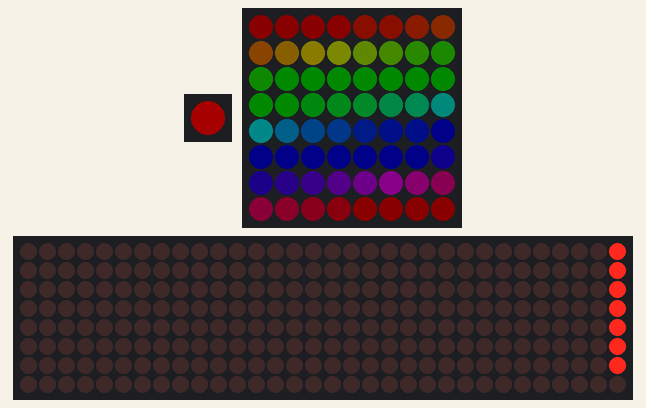
Recording of a program running on a simulated ESP32-S3. Shown: 1 RGB LEDs in strip order, left to right, 8×8 RGB LED matrix (first LED top left, wired row by row), 32×8 LED matrix. Dim RGB values are drawn brighter than linear.

Above: at 0.25 s.
At 9.27 s:
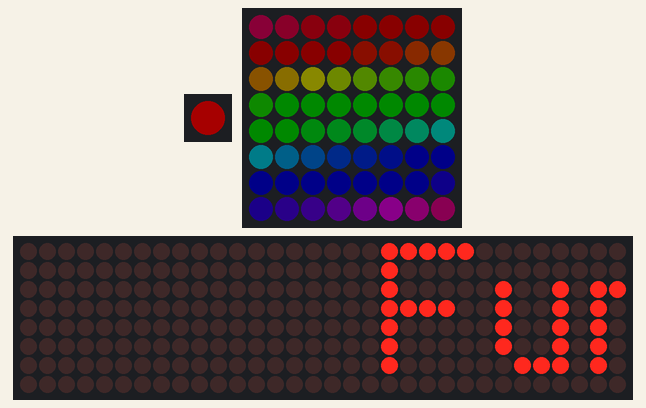
At 18.9 s:
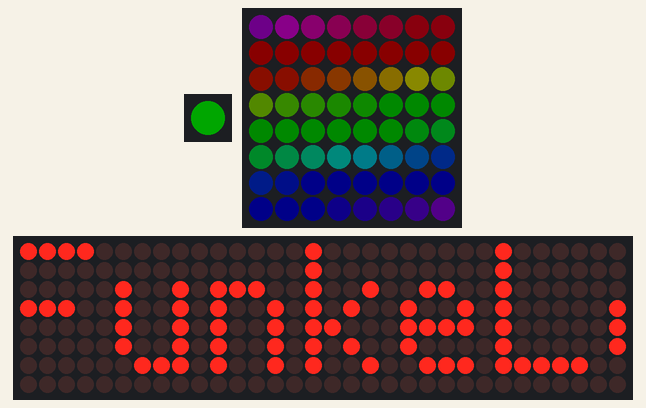
At 38.82 s:
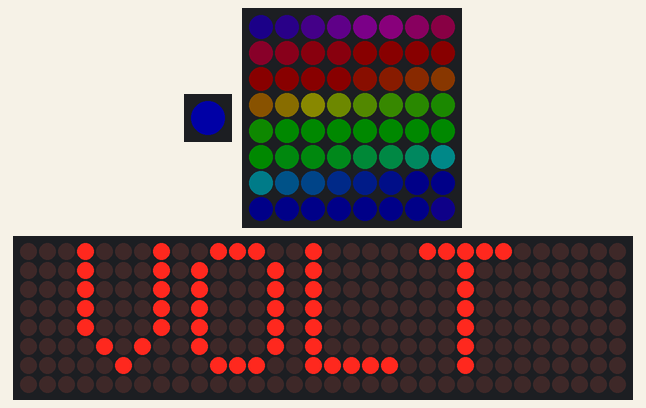
Timing chart, 0 to 40.0 s (numbered marks = the images above):
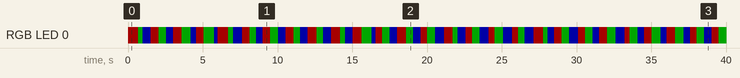

The program:

main.cpp
```cpp
#include <Arduino.h>
#include <Adafruit_NeoPixel.h>
#include <MD_MAX72xx.h>
#include <MD_Parola.h>

#ifndef MAX_DEVICES
#define MAX_DEVICES 4
#endif

#ifndef MAX7219_CLK_PIN
#define MAX7219_CLK_PIN 12
#endif

#ifndef MAX7219_CS_PIN
#define MAX7219_CS_PIN 10
#endif

#ifndef MAX7219_DIN_PIN
#define MAX7219_DIN_PIN 11
#endif

#ifndef ONBOARD_RGB_PIN
#define ONBOARD_RGB_PIN 48
#endif

#ifndef WS2812_MATRIX_PIN
#define WS2812_MATRIX_PIN 3
#endif

constexpr uint16_t ONBOARD_LED_STEP_MS = 500;
constexpr uint16_t WS2812_STEP_MS = 40;
constexpr uint8_t MATRIX_INTENSITY = 1;
constexpr uint16_t SCROLL_SPEED = 75;
constexpr uint16_t SCROLL_PAUSE = 0;
constexpr char SCROLL_TEXT[] = "FunkeLab x VOLT";
constexpr uint8_t WS2812_MATRIX_WIDTH = 8;
constexpr uint8_t WS2812_MATRIX_HEIGHT = 8;
constexpr uint16_t WS2812_PIXEL_COUNT =
    WS2812_MATRIX_WIDTH * WS2812_MATRIX_HEIGHT;

Adafruit_NeoPixel onboardLed(1, ONBOARD_RGB_PIN, NEO_GRB + NEO_KHZ800);
Adafruit_NeoPixel ws2812Matrix(WS2812_PIXEL_COUNT, WS2812_MATRIX_PIN,
                               NEO_GRB + NEO_KHZ800);

// FC16 is the common 4-in-1 MAX7219 32x8 matrix module layout.
MD_Parola matrixDisplay(MD_MAX72XX::FC16_HW, MAX7219_DIN_PIN, MAX7219_CLK_PIN,
                        MAX7219_CS_PIN, MAX_DEVICES);

const uint32_t LED_COLORS[] = {
    onboardLed.Color(255, 0, 0),
    onboardLed.Color(0, 255, 0),
    onboardLed.Color(0, 0, 255),
};

uint32_t lastLedStep = 0;
uint32_t lastWs2812Step = 0;
uint8_t colorIndex = 0;
uint16_t ws2812Frame = 0;

void stepOnboardLed()
{
  onboardLed.setPixelColor(0, LED_COLORS[colorIndex]);
  onboardLed.show();

  colorIndex = (colorIndex + 1) % (sizeof(LED_COLORS) / sizeof(LED_COLORS[0]));
}

void setupOnboardLed()
{
  onboardLed.begin();
  onboardLed.setBrightness(40);
  stepOnboardLed();
}

void setupWs2812Matrix()
{
  ws2812Matrix.begin();
  ws2812Matrix.setBrightness(10);
  ws2812Matrix.clear();
  ws2812Matrix.show();
}

void setupMatrixDisplay()
{
  matrixDisplay.begin();
  matrixDisplay.setIntensity(MATRIX_INTENSITY);
  matrixDisplay.displayClear();
  matrixDisplay.setCharSpacing(1);

  // Parola owns the font, frame buffer, scrolling timing, and restart logic.
  matrixDisplay.displayText(SCROLL_TEXT, PA_LEFT, SCROLL_SPEED, SCROLL_PAUSE,
                            PA_SCROLL_LEFT, PA_SCROLL_LEFT);
}

void loopOnboardLed(uint32_t now)
{
  if (now - lastLedStep < ONBOARD_LED_STEP_MS)
  {
    return;
  }

  lastLedStep = now;
  stepOnboardLed();
}

void loopWs2812Matrix(uint32_t now)
{
  if (now - lastWs2812Step < WS2812_STEP_MS)
  {
    return;
  }

  lastWs2812Step = now;

  for (uint16_t pixel = 0; pixel < WS2812_PIXEL_COUNT; pixel++)
  {
    const uint16_t hue = ws2812Frame + (pixel * 1024);
    const uint32_t color = ws2812Matrix.gamma32(ws2812Matrix.ColorHSV(hue));
    ws2812Matrix.setPixelColor(pixel, color);
  }

  ws2812Matrix.show();
  ws2812Frame += 256;
}

void loopMatrixDisplay()
{
  if (matrixDisplay.displayAnimate())
  {
    matrixDisplay.displayReset();
  }
}

void setup()
{
  setupOnboardLed();
  setupWs2812Matrix();
  setupMatrixDisplay();
}

void loop()
{
  const uint32_t now = millis();

  loopOnboardLed(now);
  loopWs2812Matrix(now);
  loopMatrixDisplay();
}
```

Measured:
- by itself, RGB LED 0: off → RGB(40, 0, 0) at 0.00 s, → RGB(0, 40, 0) 0.68 s later, → RGB(0, 0, 40) 0.32 s later, → RGB(40, 0, 0) 0.52 s later, … (80 changes in this stretch)
